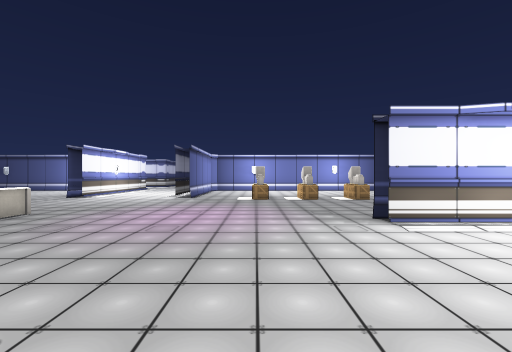
View 1 (above)

24 first-person views from a walk through a 3-D level made in the Unity game engine. The camera is 1.4 m above the floor, looks level and sees 90° across. Doors are open. The floor is counted in squares, 2 m on a side. Each view is taken from the middle of a square. On the plan, view 1 faces up. The plan holds only what a view shows up to about 9 squares ahead; the rest is blank. The place goes on beyond the plan. Some surface patterns are stand-ins.

View 2
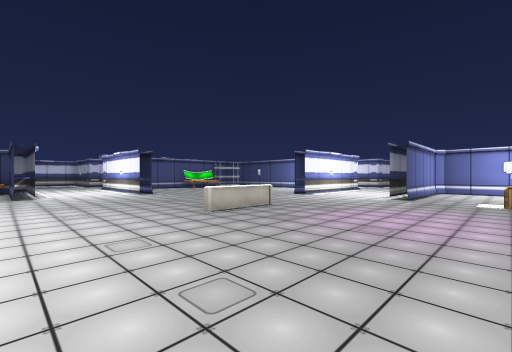

View 3
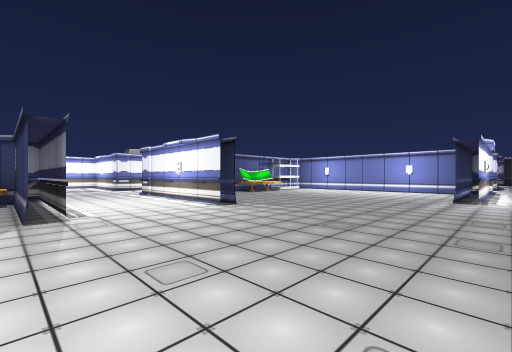

View 4
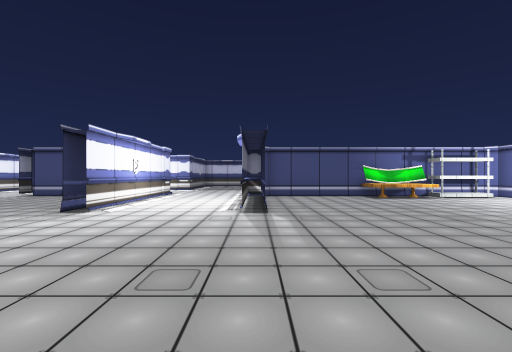

View 5
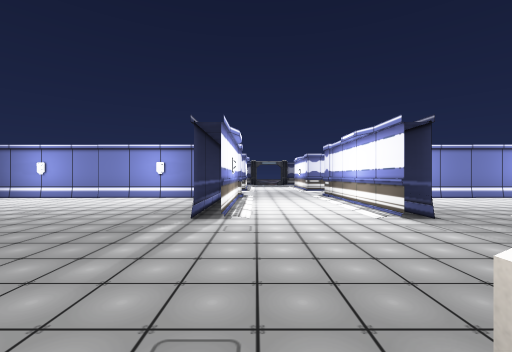

View 6
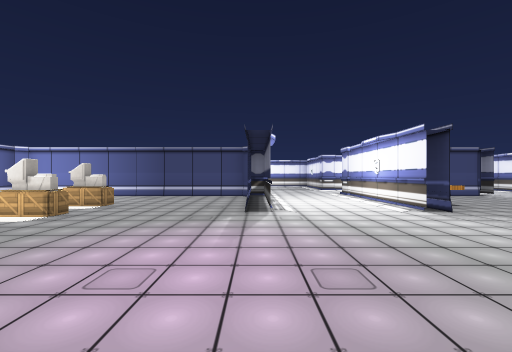

View 7
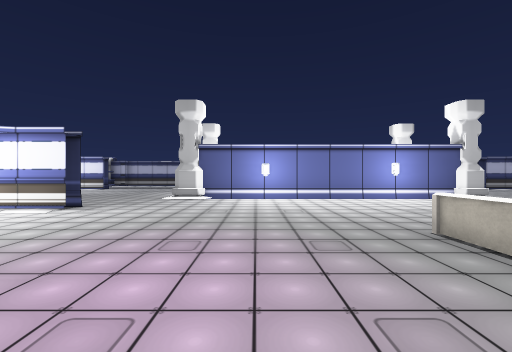

View 8
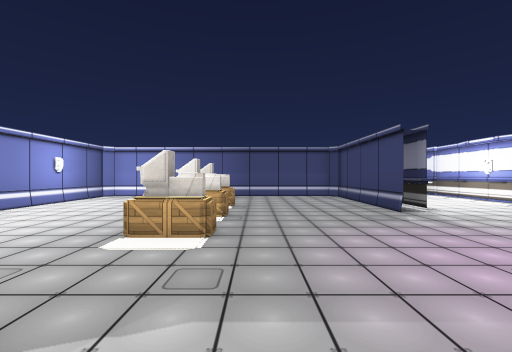

View 9
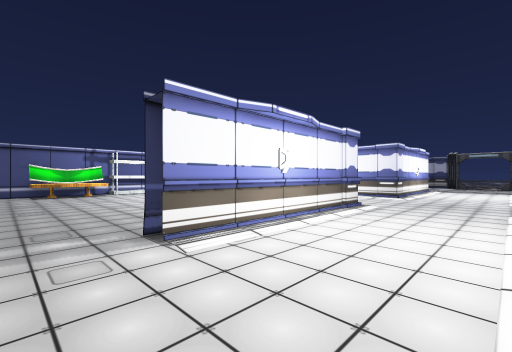

View 10
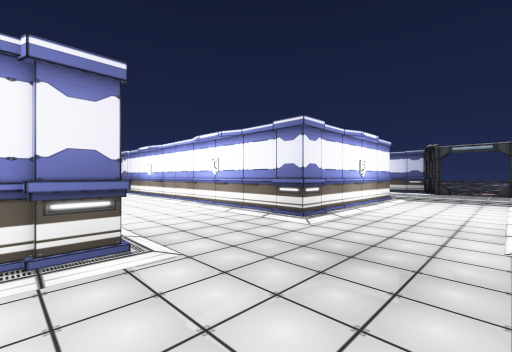

View 11
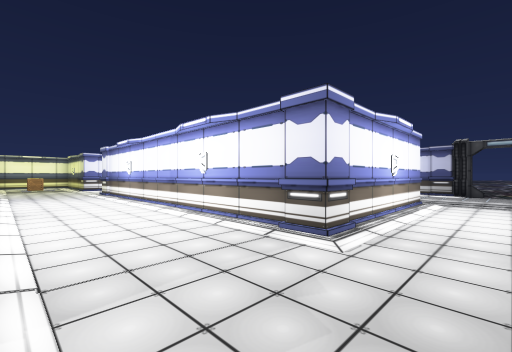

View 12
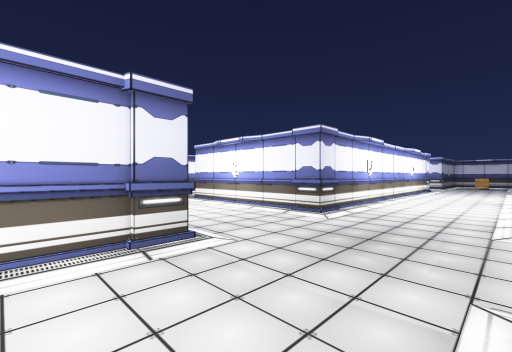

View 13
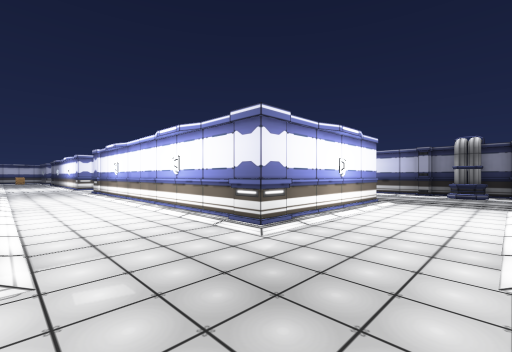

View 14
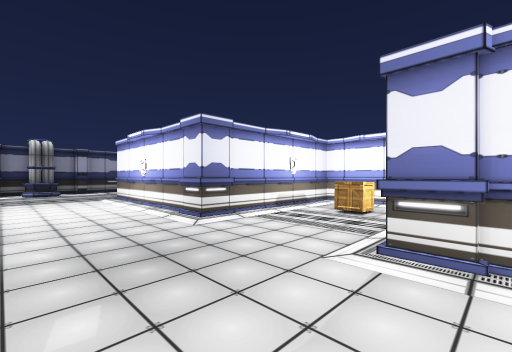

View 15
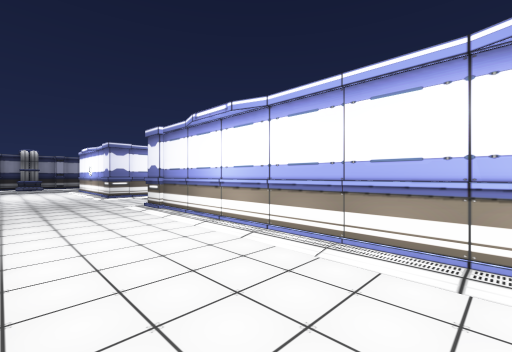

View 16
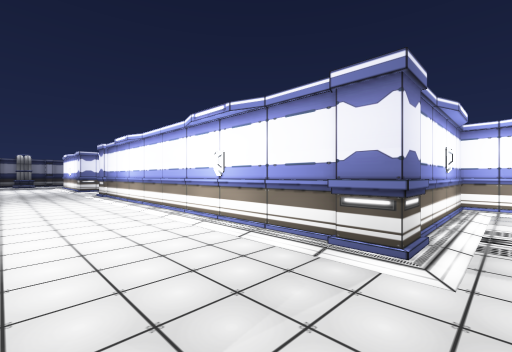

View 17
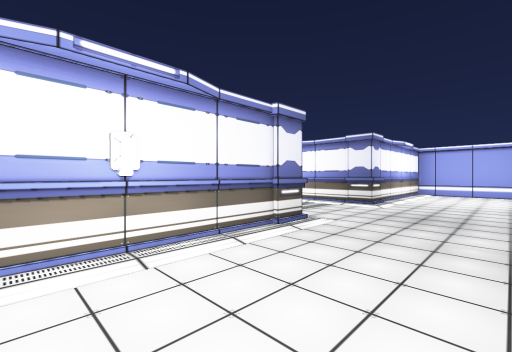

View 18
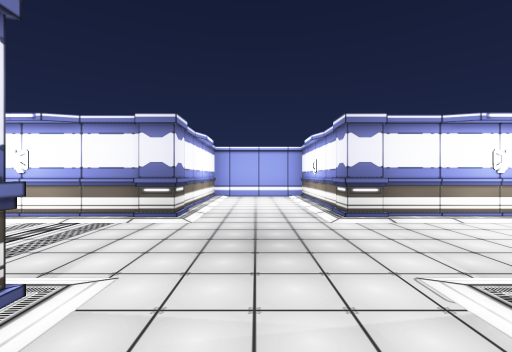

View 19
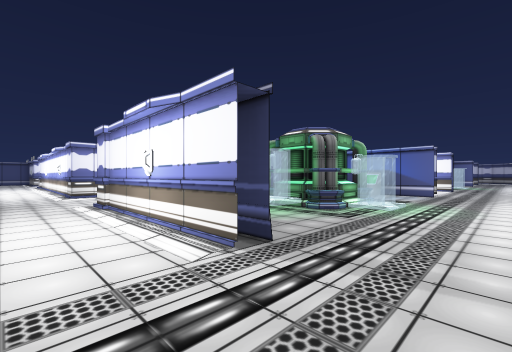

View 20
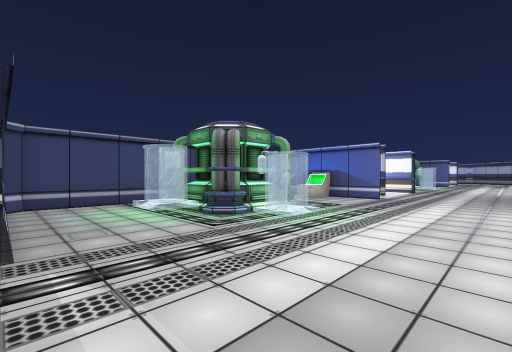

View 21
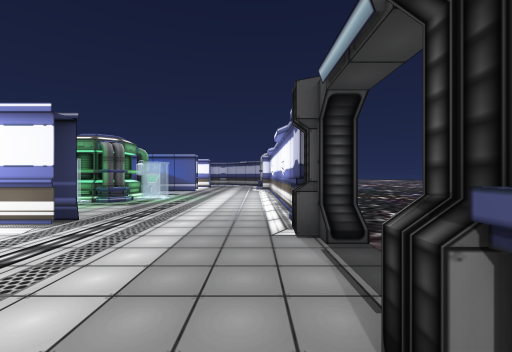

View 22
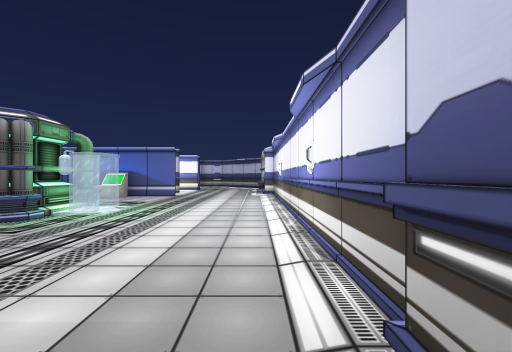

View 23
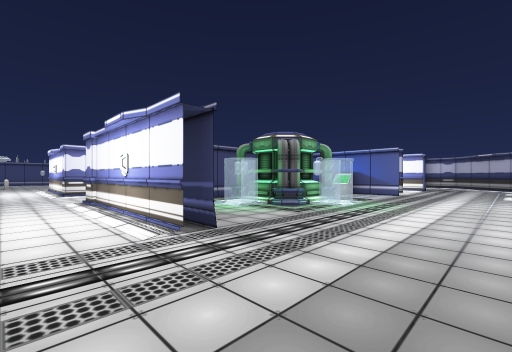

View 24
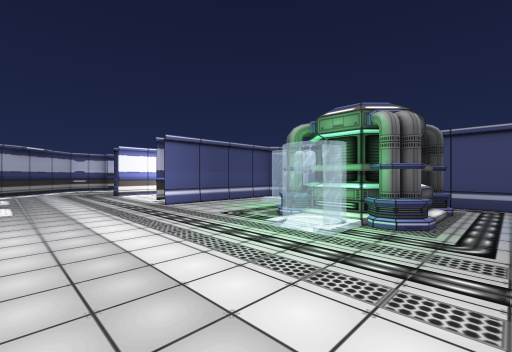

### Floor plan
Points are (right, up) in squares from view 1. A wall is a line through its corners. A room is listed if a view was taken in it or the views show most of it. See-through windows are left out.
Room 1 (views 1, 2, 3, 4, 5, 6, 7, 8, 9)
walls: (-2.6, 9.9) (-2.6, 8.1); (-2.1, 10.6) (-2.1, 8.1); (-9.9, 4.2) (-14, 4.2); (-9.9, 3.7) (-14.1, 3.7); (1.9, 0.7) (3.5, 0.7); (1.9, 0.3) (2.8, 0.3); (3.6, 4.2) (1.9, 4.2) (6, 4.2) (6, 12.2) (-0.5, 12.2); (-7, 12.2) (-14, 12.2) (-14, 4.4); (3.8, 3.7) (1.9, 3.7) (6, 3.7); (-8.1, -1.8) (-0.5, -1.8); (-10.7, 0.3) (-9.9, 0.3); (5.6, 4.1) (6, 4.5); (-14, 3.7) (-10, 3.7); (-14, 0.7) (-9.9, 0.7); (-13.6, 12.3) (-14, 11.9); (6, 11.9) (5.6, 12.2)
ways out: opening at (-4, 8) to room 2; opening at (3, 2) to room 2; open door at (-5.5, 8) to room 2; open door at (-2.5, 8) to room 2; opening at (0.5, -1.5); open door at (-10, 0.5); open door at (-10, 4); open door at (2, 0.5); open door at (2, 4)
objects: other object (-14, 11); other object (-13, 8) to (-13, 9); other object (-4, 3) to (-4, 4); other object (0, 8); other object (2, 8); other object (3, 8)
Room 2 (views 10, 11, 12, 13, 14, 15, 16, 17, 18)
walls: (5.7, 12.8) (6.4, 12.8) (6.4, 10.9); (-2.1, 8.1) (-2.1, 9.1); (-2.6, 8.1) (-2.6, 12.8); (-6, 12) (-6, 8.1); (-6.1, 12.8) (-5.6, 12.8) (-5.6, 8.1); (6, 20.2) (6, 16.9); (6.4, 20.3) (6.4, 15.7) (-2.6, 15.7) (-2.6, 20.3); (6, 4.2) (3.6, 4.2); (11.5, 15.7) (9.4, 15.7) (9.4, 20.3); (-5.6, 20.3) (-5.6, 15.7) (-14.1, 15.7); (-6, 20.2) (-6, 19.2); (5.4, 0.7) (6.4, 0.7) (6.4, -3.8) (9.4, -3.8) (9.4, 0.7) (11.5, 0.7); (11.5, 3.7) (9.4, 3.7) (9.4, 12.9)
ways out: opening at (-4, 8) to room 1; opening at (3, 2) to room 1; open door at (-5.5, 8) to room 1; open door at (-2.5, 8) to room 1; opening at (-4, 20) to room 3; opening at (8, 20) to room 3; open door at (-5.5, 20) to room 3; open door at (-2.5, 20) to room 3; open door at (6.5, 20) to room 3; open door at (9.5, 20) to room 3
objects: other object (-2, 18) to (-1, 18)
Room 3 (views 19, 20, 21, 22, 23, 24)
walls: (-2.1, 20.3) (-2.1, 18.5); (-2.5, 23.6) (-3.1, 23.6); (0.8, 19.1) (1.1, 19.4); (1, 19.2) (2.9, 19.2) (3.1, 18.9); (0.8, 18.9) (0.9, 19.1); (1, 19.1) (1.4, 19.3); (-4.9, 23.6) (-14, 23.6); (1.6, 19) (2.3, 19) (2.8, 18.5); (2.4, 19.3) (3, 18.6); (2.7, 19.3) (3.2, 19.1); (2.9, 19.4) (3.3, 19.1); (0, 16.1) (6, 16.1) (6, 20.2); (3.1, 17.6) (3.3, 17.4); (-9.1, 19.4) (-8.9, 18.9); (-9.1, 19.4) (-8.7, 19.1); (-9.3, 19.3) (-8.8, 19.2); (-9.3, 19) (-8.9, 18.6) (-8.9, 17.3); (-9.2, 17.9) (-8.7, 17.4); (-10.4, 19) (-9.6, 19); (5.7, 16.1) (6, 16.5); (-11, 19.2) (-9.5, 19.2); (7.7, 23.6) (7, 23.6) (7, 23.3) (6.6, 23.3); (9, 23.6) (8.2, 23.6); (-14, 20.3) (-14, 16.4)
low walls: (8.2, 23.1) (7.8, 23.1)
ways out: opening at (-4, 20) to room 2; opening at (8, 20) to room 2; open door at (-5.5, 20) to room 2; open door at (-2.5, 20) to room 2; open door at (6.5, 20) to room 2; open door at (9.5, 20) to room 2; opening at (-0.5, 19) to room 4; open door at (-14, 20); open door at (-4, 24)
objects: other object (-14, 18) to (-13, 18)
Room 4 (no view inside)
walls: (1, 17.3) (1, 19.1)
ways out: opening at (-0.5, 19) to room 3

Positions as (right, up) in squares from view 1, and headings:
1: (0, 0), facing up
2: (0, 0), facing up-left
3: (-5, 0), facing up-left
4: (-5, 4), facing left
5: (-5, 4), facing up
6: (-3, 4), facing right
7: (-2, 6), facing down
8: (-3, 7), facing right
9: (-3, 7), facing up-left
10: (-3, 12), facing up-left
11: (-4, 13), facing up-left
12: (-7, 13), facing up-right
13: (9, 13), facing up-left
14: (7, 12), facing up-right
15: (7, 7), facing up-right
16: (7, 3), facing up-right
17: (7, 7), facing down-right
18: (8, 5), facing down
19: (8, 22), facing down-left
20: (6, 23), facing down-left
21: (-2, 23), facing left
22: (-5, 23), facing left
23: (-4, 23), facing down-left
24: (0, 23), facing down-right
